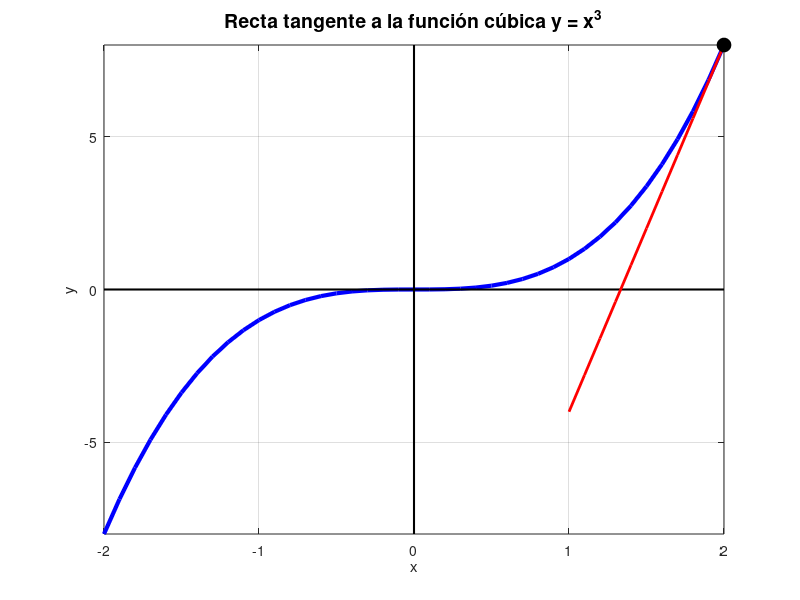

This chart was generated by the following MATLAB code:
% Código en MATLAB para visualizar una función cúbica y su recta tangente en cada punto

% Limpiar la pantalla y las variables
clc;
clear;

% Definir el rango de x para la función cúbica
x = -2:0.1:2;

% Definir la función cúbica y = x^3
y = x.^3;

% Graficar la función cúbica
figure;
plot(x, y, 'b', 'LineWidth', 3); % Función cúbica en azul grueso
hold on;
grid on;
axis([-2 2 -8 8]); % Ajustar los ejes para mejor visualización
xlabel('x');
ylabel('y');
title('Recta tangente a la función cúbica y = x^3', 'FontSize', 14);

% Dibujar el eje x (y = 0)
plot([-2, 2], [0, 0], 'k', 'LineWidth', 1.5); % Eje x en negro

% Dibujar el eje y (x = 0)
plot([0, 0], [-8, 8], 'k', 'LineWidth', 1.5); % Eje y en negro

% Pausa inicial de 2 segundos
pause(2);

% Bucle para mover la recta tangente a lo largo de la curva
for i = 1:length(x)
    % Punto actual en la curva
    x0 = x(i);
    y0 = x0^3;
    
    % Derivada de y = x^3 (pendiente de la recta tangente)
    m = 3*x0^2; % dy/dx = 3x^2
    
    % Definir la recta tangente y = m(x - x0) + y0
    x_tangent = x0 - 1:0.1:x0 + 1; % Rango de x para la recta tangente
    y_tangent = m*(x_tangent - x0) + y0;
    
    % Graficar la recta tangente
    plot(x_tangent, y_tangent, 'r', 'LineWidth', 2); % Recta tangente en rojo
    plot(x0, y0, 'ko', 'MarkerFaceColor', 'k', 'MarkerSize', 10); % Punto de tangencia en negro
    
    % Pausa para visualizar el movimiento
    pause(0.05);
    
    % Borrar la recta tangente anterior (excepto en la última iteración)
    if i < length(x)
        clf;
        plot(x, y, 'b', 'LineWidth', 3); % Volver a graficar la función cúbica
        hold on;
        grid on;
        axis([-2 2 -8 8]); % Mantener los ejes ajustados
        xlabel('x');
        ylabel('y');
        title('Recta tangente a la función cúbica y = x^3', 'FontSize', 14);
        
        % Volver a dibujar los ejes x e y
        plot([-2, 2], [0, 0], 'k', 'LineWidth', 1.5); % Eje x en negro
        plot([0, 0], [-8, 8], 'k', 'LineWidth', 1.5); % Eje y en negro
    end
end